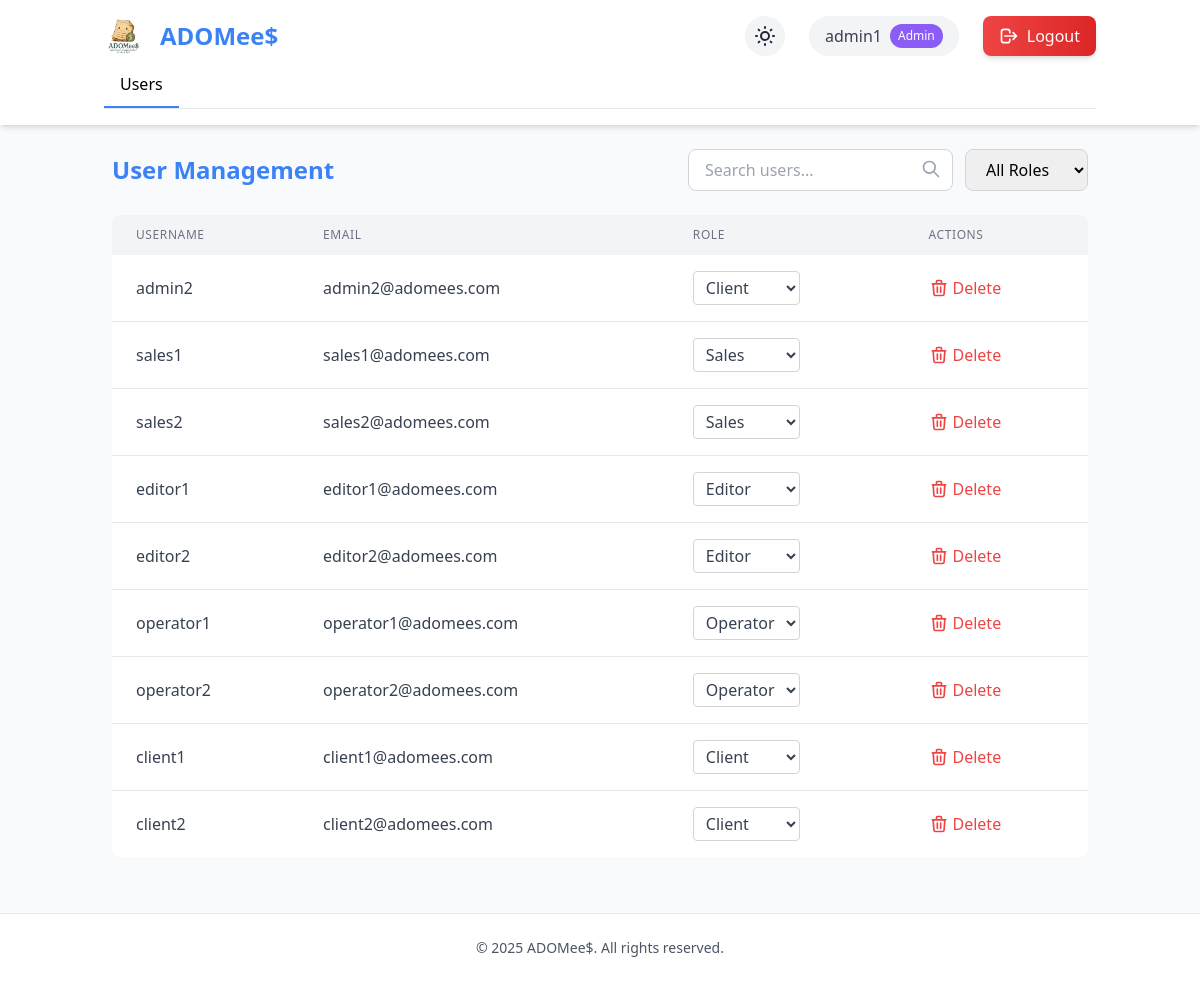
/dashboard.php (signed in), run on the app's committed database.
### tables this page shows
CREATE TABLE users (
    id INT AUTO_INCREMENT PRIMARY KEY,
    username VARCHAR(50) NOT NULL UNIQUE,
    email VARCHAR(100) NOT NULL UNIQUE,
    password VARCHAR(255) NOT NULL,
    role ENUM('admin', 'sales', 'editor', 'operator', 'client') NOT NULL,
    is_available BOOLEAN DEFAULT TRUE,
    created_at TIMESTAMP DEFAULT CURRENT_TIMESTAMP,
    updated_at TIMESTAMP DEFAULT CURRENT_TIMESTAMP ON UPDATE CURRENT_TIMESTAMP,
    last_login TIMESTAMP NULL,
    is_active BOOLEAN DEFAULT TRUE,
    INDEX idx_username (username),
    INDEX idx_email (email)
);

### php/auth_functions.php (called while the page is built, shortened)
<?php
function getUserById($user_id, $conn) {
    $stmt = $conn->prepare("SELECT id, username, email, role, is_available FROM users WHERE id = ?");
    $stmt->bind_param("i", $user_id);
    $stmt->execute();
    $result = $stmt->get_result();
    if ($result->num_rows > 0) {
        return $result->fetch_assoc();
    }
    return false;
}
?>

### dashboard.php (the view, shortened to what this page needs)
<?php
include './php/db.php';
include './php/auth_functions.php';
$user_id = $_SESSION['user_id'];
$user = getUserById($user_id, $conn);
$current_tab = isset($_GET['tab']) ? $_GET['tab'] : '';
$role_tabs = [
    'admin' => [
        ['id' => 'users', 'name' => 'Users']
    ],
    'sales' => [
        ['id' => 'available_clients', 'name' => 'Available Clients'],
        ['id' => 'current_clients', 'name' => 'Current Clients'],
        ['id' => 'editors', 'name' => 'Editors']
    ],
    'editor' => [
        ['id' => 'tasks', 'name' => 'Tasks'],
        ['id' => 'sales_agents', 'name' => 'Sales Agents'],
        ['id' => 'printing_operators', 'name' => 'Printing Operators']
    ],
    'operator' => [
        ['id' => 'tasks', 'name' => 'Tasks']
    ],
    'client' => []
];
$user_tabs = $role_tabs[$user['role']] ?? [];
if (empty($current_tab) && !empty($user_tabs)) {
    $current_tab = $user_tabs[0]['id'];
}
?>
<!DOCTYPE html>
<html lang="en">
<head>
  <script src="https://cdn.tailwindcss.com"></script>
</head>
<body class="bg-light dark:bg-dark min-h-screen flex flex-col transition-colors duration-300">
<header class="bg-white dark:bg-primary-light shadow-md transition-all duration-300">
  <div class="container mx-auto px-4 py-4">
    <div class="flex justify-between items-center mb-4">
      <div class="flex items-center space-x-4 group">
        <img src="assets/logo.png" alt="ADOMee$ Logo" class="h-10 transition-transform duration-500 group-hover:rotate-12">
        <h1 class="text-2xl font-bold text-secondary transition-all duration-300 group-hover:text-accent">ADOMee$</h1>
      </div>
      <div class="flex items-center space-x-6">
        <button onclick="toggleDarkMode()" class="p-2 rounded-full bg-gray-100 dark:bg-gray-700 hover:bg-gray-200 dark:hover:bg-gray-600 transition-all duration-300 transform hover:scale-110 hover:rotate-12 group">
        </button>
        <div class="relative group">
          <div class="flex items-center space-x-2 bg-gray-100 dark:bg-gray-700 px-4 py-2 rounded-full cursor-pointer transition-all duration-300 hover:bg-accent hover:text-white hover:shadow-lg hover:-translate-y-0.5">
            <span class="text-gray-700 dark:text-gray-300 group-hover:text-white transition-colors duration-300">
              <?php echo htmlspecialchars($user['username']); ?>
            </span>
            <span class="px-2 py-1 text-xs rounded-full bg-accent text-white transition-all duration-300 group-hover:bg-white group-hover:text-accent">
              <?php echo ucfirst($user['role']); ?>
            </span>
          </div>
        </div>
        <div class="relative group">
          <a href="auth/logout.php" class="flex items-center space-x-2 bg-gradient-to-r from-red-500 to-red-600 px-4 py-2 rounded-lg text-white shadow-md transition-all duration-300 hover:shadow-xl hover:-translate-y-0.5 hover:from-red-600 hover:to-red-700 transform hover:scale-105">
            <span class="hidden md:inline-block">Logout</span>
          </a>
        </div>
      </div>
    </div>
    <nav class="flex space-x-1 border-b border-gray-200 dark:border-gray-700">
      <?php foreach ($user_tabs as $tab): ?>
        <a href="?tab=<?php echo $tab['id']; ?>"
           class="tab relative pb-3 px-4 transition-all duration-300 group <?php echo ($current_tab === $tab['id']) ? 'tab-active' : ''; ?>">
          <span class="relative z-10"><?php echo $tab['name']; ?></span>
          <?php if ($current_tab === $tab['id']): ?>
            <span class="absolute bottom-0 left-0 w-full h-0.5 bg-secondary dark:bg-secondary-light transition-all duration-300"></span>
          <?php else: ?>
            <span class="absolute bottom-0 left-0 w-0 h-0.5 bg-secondary dark:bg-secondary-light transition-all duration-300 group-hover:w-full"></span>
          <?php endif; ?>
        </a>
      <?php endforeach; ?>
    </nav>
  </div>
</header>
  <main class="flex-grow container mx-auto p-6">
    <?php if ($current_tab === 'users' && $user['role'] === 'admin'): ?>
<div class="card mb-8">
  <div class="flex flex-col md:flex-row md:items-center md:justify-between mb-6 gap-4">
    <h2 class="text-2xl font-bold text-secondary">User Management</h2>
    <div class="flex flex-col sm:flex-row gap-3 w-full md:w-auto">
      <div class="relative flex-grow">
        <input type="text" id="user-search" placeholder="Search users..."
               class="w-full px-4 py-2 rounded-lg border border-gray-300 dark:border-gray-600 dark:bg-primary dark:text-white focus:ring-secondary focus:border-secondary">
        <svg xmlns="http://www.w3.org/2000/svg" class="h-5 w-5 absolute right-3 top-2.5 text-gray-400" fill="none" viewBox="0 0 24 24" stroke="currentColor">
          <path stroke-linecap="round" stroke-linejoin="round" stroke-width="2" d="M21 21l-6-6m2-5a7 7 0 11-14 0 7 7 0 0114 0z" />
        </svg>
      </div>
      <select id="role-filter" class="px-4 py-2 rounded-lg border border-gray-300 dark:border-gray-600 dark:bg-primary dark:text-white focus:ring-secondary focus:border-secondary">
        <option value="">All Roles</option>
      </select>
    </div>
  </div>
  <div class="overflow-x-auto">
    <table class="min-w-full bg-white dark:bg-primary-light rounded-lg overflow-hidden">
      <thead class="bg-gray-100 dark:bg-primary">
        <tr>
          <th class="px-6 py-3 text-left text-xs font-medium text-gray-500 dark:text-gray-300 uppercase tracking-wider">Username</th>
          <th class="px-6 py-3 text-left text-xs font-medium text-gray-500 dark:text-gray-300 uppercase tracking-wider">Email</th>
          <th class="px-6 py-3 text-left text-xs font-medium text-gray-500 dark:text-gray-300 uppercase tracking-wider">Role</th>
          <th class="px-6 py-3 text-left text-xs font-medium text-gray-500 dark:text-gray-300 uppercase tracking-wider">Actions</th>
        </tr>
      </thead>
      <tbody id="user-table-body" class="divide-y divide-gray-200 dark:divide-gray-700">
        <?php
        $stmt = $conn->prepare("SELECT id, username, email, role FROM users WHERE id != ?");
        $stmt->bind_param("i", $user_id);
        $stmt->execute();
        $result = $stmt->get_result();
        while ($other_user = $result->fetch_assoc()):
        ?>
        <tr class="hover:bg-gray-50 dark:hover:bg-primary" data-user-id="<?php echo $other_user['id']; ?>" data-role="<?php echo $other_user['role']; ?>">
          <td class="px-6 py-4 whitespace-nowrap text-gray-700 dark:text-gray-300" data-search="<?php echo strtolower(htmlspecialchars($other_user['username'])); ?>">
            <?php echo htmlspecialchars($other_user['username']); ?>
          </td>
          <td class="px-6 py-4 whitespace-nowrap text-gray-700 dark:text-gray-300" data-search="<?php echo strtolower(htmlspecialchars($other_user['email'])); ?>">
            <?php echo htmlspecialchars($other_user['email']); ?>
          </td>
          <td class="px-6 py-4 whitespace-nowrap">
            <select class="role-select bg-transparent border border-gray-300 dark:border-gray-600 rounded px-2 py-1 text-gray-700 dark:text-gray-300"
                    data-user-id="<?php echo $other_user['id']; ?>"
                    data-original-role="<?php echo $other_user['role']; ?>"
                    onchange="updateUserRole(this)">
              <?php
              $roles = ['client', 'sales', 'editor', 'operator'];
              foreach ($roles as $role) {
                $selected = ($role === $other_user['role']) ? 'selected' : '';
                echo "<option value=\"$role\" $selected>" . ucfirst($role) . "</option>";
              }
              ?>
            </select>
          </td>
          <td class="px-6 py-4 whitespace-nowrap">
            <button onclick="deleteUser(<?php echo $other_user['id']; ?>)"
                    class="text-danger hover:text-danger-dark focus:outline-none flex items-center">
              Delete
            </button>
          </td>
        </tr>
        <?php endwhile; ?>
      </tbody>
    </table>
  </div>
</div>
<?php endif; ?>
  </main>
  <footer class="bg-white dark:bg-primary-light text-center py-6 text-sm border-t border-gray-200 dark:border-gray-700">
    <div class="container mx-auto">
      <p class="text-gray-600 dark:text-gray-300">&copy; 2025 ADOMee$. All rights reserved.</p>
        </div>
  </footer>
</body>
</html>

### dashboard.php (style rules this page uses)
.card { @apply bg-white dark:bg-primary-light p-6 rounded-xl shadow-lg hover:shadow-2xl transition-all duration-300 hover:-translate-y-1 border border-gray-200 dark:border-gray-600 backdrop-blur-sm; }
.tab { @apply px-4 py-2 text-gray-700 dark:text-gray-300 hover:text-secondary dark:hover:text-secondary-light transition-colors; }
.tab-active { @apply text-secondary dark:text-secondary-light border-b-2 border-secondary dark:border-secondary-light; }
.tab { @apply px-4 py-2 text-gray-700 dark:text-gray-300 hover:text-secondary dark:hover:text-secondary-light transition-colors relative; }
.tab-active { @apply text-secondary dark:text-secondary-light font-medium; }
.card { @apply bg-white dark:bg-primary-light p-6 rounded-xl shadow-md hover:shadow-lg transition-all duration-300 border border-gray-200 dark:border-gray-700; }
table { @apply min-w-full divide-y divide-gray-200 dark:divide-gray-700; }
th { @apply px-6 py-3 text-left text-xs font-medium text-gray-500 dark:text-gray-300 uppercase tracking-wider; }
td { @apply px-6 py-4 whitespace-nowrap text-gray-700 dark:text-gray-300; }
.tab { @apply relative overflow-hidden; }
.tab::after { content: ''; @apply absolute bottom-0 left-0 w-0 h-0.5 bg-accent transition-all duration-500; }
.tab-active::after { @apply w-full bg-secondary dark:bg-secondary-light; }

### data on the page
users: username "admin1", role "Admin"
users: username "admin2", email "admin2@adomees.com", id+role "Client"
users: username "sales1", email "sales1@adomees.com", id+role "Sales"
users: username "sales2", email "sales2@adomees.com", id+role "Sales"
users: username "editor1", email "editor1@adomees.com", id+role "Editor"
users: username "editor2", email "editor2@adomees.com", id+role "Editor"
users: username "operator1", email "operator1@adomees.com", id+role "Operator"
users: username "operator2", email "operator2@adomees.com", id+role "Operator"
users: username "client1", email "client1@adomees.com", id+role "Client"
users: username "client2", email "client2@adomees.com", id+role "Client"

### other printed values
$tab['name'] "Users"
